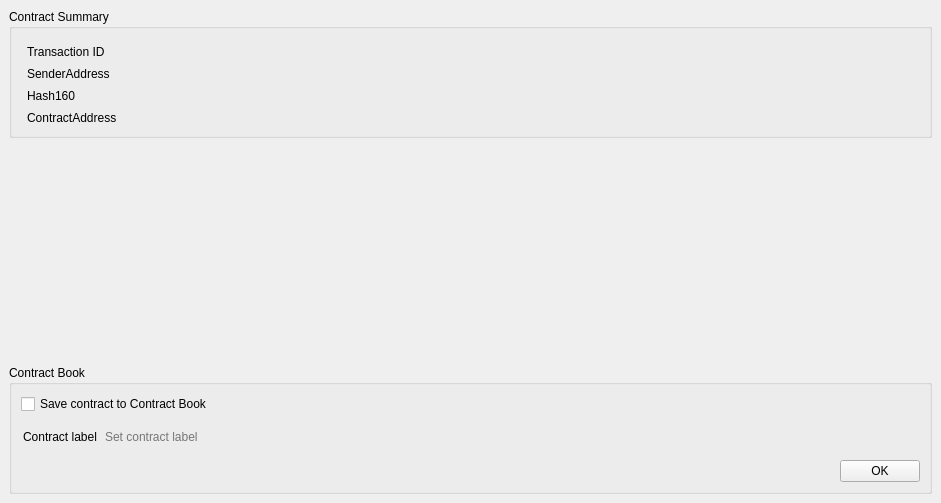
<?xml version="1.0" encoding="UTF-8"?>
<ui version="4.0">
 <class>ContractResult</class>
 <widget class="QStackedWidget" name="ContractResult">
  <property name="geometry">
   <rect>
    <x>0</x>
    <y>0</y>
    <width>941</width>
    <height>503</height>
   </rect>
  </property>
  <property name="windowTitle">
   <string>StackedWidget</string>
  </property>
  <property name="styleSheet">
   <string notr="true">QLineEdit{
 border: 0px;
background: transparent;
}</string>
  </property>
  <property name="currentIndex">
   <number>0</number>
  </property>
  <widget class="QWidget" name="pageCreateOrSendToResult">
   <layout class="QVBoxLayout" name="verticalLayout_3">
    <item>
     <widget class="QGroupBox" name="groupBoxCreateOrSendTo">
      <property name="title">
       <string>Contract Summary</string>
      </property>
      <layout class="QGridLayout" name="gridLayout_2">
       <property name="leftMargin">
        <number>15</number>
       </property>
       <property name="topMargin">
        <number>15</number>
       </property>
       <property name="horizontalSpacing">
        <number>10</number>
       </property>
       <property name="verticalSpacing">
        <number>6</number>
       </property>
       <item row="0" column="1">
        <widget class="QLineEdit" name="lineEditTxID">
         <property name="minimumSize">
          <size>
           <width>370</width>
           <height>0</height>
          </size>
         </property>
         <property name="readOnly">
          <bool>true</bool>
         </property>
        </widget>
       </item>
       <item row="3" column="0">
        <widget class="QLabel" name="labelContractAddress">
         <property name="sizePolicy">
          <sizepolicy hsizetype="Fixed" vsizetype="Preferred">
           <horstretch>0</horstretch>
           <verstretch>0</verstretch>
          </sizepolicy>
         </property>
         <property name="minimumSize">
          <size>
           <width>160</width>
           <height>0</height>
          </size>
         </property>
         <property name="text">
          <string>ContractAddress</string>
         </property>
        </widget>
       </item>
       <item row="2" column="0">
        <widget class="QLabel" name="labelHash160">
         <property name="sizePolicy">
          <sizepolicy hsizetype="Fixed" vsizetype="Preferred">
           <horstretch>0</horstretch>
           <verstretch>0</verstretch>
          </sizepolicy>
         </property>
         <property name="minimumSize">
          <size>
           <width>160</width>
           <height>0</height>
          </size>
         </property>
         <property name="text">
          <string>Hash160</string>
         </property>
        </widget>
       </item>
       <item row="3" column="1">
        <widget class="QLineEdit" name="lineEditContractAddress">
         <property name="enabled">
          <bool>true</bool>
         </property>
         <property name="minimumSize">
          <size>
           <width>370</width>
           <height>0</height>
          </size>
         </property>
         <property name="readOnly">
          <bool>true</bool>
         </property>
        </widget>
       </item>
       <item row="1" column="0">
        <widget class="QLabel" name="labelSenderAddress">
         <property name="sizePolicy">
          <sizepolicy hsizetype="Fixed" vsizetype="Preferred">
           <horstretch>0</horstretch>
           <verstretch>0</verstretch>
          </sizepolicy>
         </property>
         <property name="minimumSize">
          <size>
           <width>160</width>
           <height>0</height>
          </size>
         </property>
         <property name="text">
          <string>SenderAddress</string>
         </property>
        </widget>
       </item>
       <item row="2" column="1">
        <widget class="QLineEdit" name="lineEditHash160">
         <property name="minimumSize">
          <size>
           <width>370</width>
           <height>0</height>
          </size>
         </property>
         <property name="readOnly">
          <bool>true</bool>
         </property>
        </widget>
       </item>
       <item row="1" column="1">
        <widget class="QLineEdit" name="lineEditSenderAddress">
         <property name="enabled">
          <bool>true</bool>
         </property>
         <property name="minimumSize">
          <size>
           <width>370</width>
           <height>0</height>
          </size>
         </property>
         <property name="readOnly">
          <bool>true</bool>
         </property>
        </widget>
       </item>
       <item row="0" column="0">
        <widget class="QLabel" name="labelTxID">
         <property name="sizePolicy">
          <sizepolicy hsizetype="Fixed" vsizetype="Preferred">
           <horstretch>0</horstretch>
           <verstretch>0</verstretch>
          </sizepolicy>
         </property>
         <property name="minimumSize">
          <size>
           <width>160</width>
           <height>0</height>
          </size>
         </property>
         <property name="text">
          <string>Transaction ID</string>
         </property>
        </widget>
       </item>
      </layout>
     </widget>
    </item>
    <item>
     <spacer name="verticalSpacer">
      <property name="orientation">
       <enum>Qt::Vertical</enum>
      </property>
      <property name="sizeHint" stdset="0">
       <size>
        <width>20</width>
        <height>40</height>
       </size>
      </property>
     </spacer>
    </item>
    <item>
     <widget class="QGroupBox" name="groupContractBookOptional">
      <property name="enabled">
       <bool>true</bool>
      </property>
      <property name="title">
       <string>Contract Book</string>
      </property>
      <layout class="QVBoxLayout" name="verticalLayout_6">
       <item>
        <widget class="QCheckBox" name="toContractBook">
         <property name="text">
          <string>Save contract to Contract Book</string>
         </property>
        </widget>
       </item>
       <item>
        <widget class="QWidget" name="widgetOptionalLabel" native="true">
         <layout class="QHBoxLayout" name="horizontalLayout_2">
          <property name="leftMargin">
           <number>2</number>
          </property>
          <item>
           <widget class="QLabel" name="label">
            <property name="text">
             <string>Contract label</string>
            </property>
            <property name="margin">
             <number>-1</number>
            </property>
            <property name="indent">
             <number>0</number>
            </property>
           </widget>
          </item>
          <item>
           <widget class="QLineEdit" name="contractLabel">
            <property name="enabled">
             <bool>false</bool>
            </property>
            <property name="autoFillBackground">
             <bool>true</bool>
            </property>
            <property name="maxLength">
             <number>150</number>
            </property>
            <property name="placeholderText">
             <string>Set contract label</string>
            </property>
           </widget>
          </item>
         </layout>
        </widget>
       </item>
       <item alignment="Qt::AlignRight">
        <widget class="QPushButton" name="okButton">
         <property name="maximumSize">
          <size>
           <width>80</width>
           <height>30</height>
          </size>
         </property>
         <property name="layoutDirection">
          <enum>Qt::LeftToRight</enum>
         </property>
         <property name="text">
          <string>OK</string>
         </property>
        </widget>
       </item>
      </layout>
     </widget>
    </item>
   </layout>
  </widget>
  <widget class="QWidget" name="pageCallResult">
   <layout class="QVBoxLayout" name="verticalLayout">
    <item>
     <widget class="QGroupBox" name="groupBoxCallContract">
      <property name="styleSheet">
       <string notr="true"/>
      </property>
      <property name="title">
       <string>Contract Summary</string>
      </property>
      <layout class="QGridLayout" name="gridLayout">
       <property name="leftMargin">
        <number>15</number>
       </property>
       <property name="topMargin">
        <number>15</number>
       </property>
       <property name="horizontalSpacing">
        <number>10</number>
       </property>
       <property name="verticalSpacing">
        <number>6</number>
       </property>
       <item row="0" column="0">
        <widget class="QLabel" name="labelCallContractAddress">
         <property name="sizePolicy">
          <sizepolicy hsizetype="Fixed" vsizetype="Preferred">
           <horstretch>0</horstretch>
           <verstretch>0</verstretch>
          </sizepolicy>
         </property>
         <property name="minimumSize">
          <size>
           <width>160</width>
           <height>0</height>
          </size>
         </property>
         <property name="text">
          <string>Contract Address</string>
         </property>
        </widget>
       </item>
       <item row="0" column="1">
        <widget class="QLineEdit" name="lineEditCallContractAddress">
         <property name="enabled">
          <bool>true</bool>
         </property>
         <property name="minimumSize">
          <size>
           <width>370</width>
           <height>0</height>
          </size>
         </property>
         <property name="readOnly">
          <bool>true</bool>
         </property>
        </widget>
       </item>
       <item row="2" column="0" colspan="2">
        <widget class="QScrollArea" name="scrollAreaParams">
         <property name="sizePolicy">
          <sizepolicy hsizetype="Expanding" vsizetype="Minimum">
           <horstretch>0</horstretch>
           <verstretch>0</verstretch>
          </sizepolicy>
         </property>
         <property name="styleSheet">
          <string notr="true"/>
         </property>
         <property name="horizontalScrollBarPolicy">
          <enum>Qt::ScrollBarAlwaysOff</enum>
         </property>
         <property name="widgetResizable">
          <bool>true</bool>
         </property>
         <widget class="QWidget" name="scrollAreaWidgetContents">
          <property name="geometry">
           <rect>
            <x>0</x>
            <y>0</y>
            <width>889</width>
            <height>76</height>
           </rect>
          </property>
          <layout class="QVBoxLayout" name="verticalLayout_4"/>
         </widget>
        </widget>
       </item>
       <item row="1" column="0">
        <widget class="QLabel" name="labelFunction">
         <property name="sizePolicy">
          <sizepolicy hsizetype="Fixed" vsizetype="Preferred">
           <horstretch>0</horstretch>
           <verstretch>0</verstretch>
          </sizepolicy>
         </property>
         <property name="minimumSize">
          <size>
           <width>160</width>
           <height>0</height>
          </size>
         </property>
         <property name="text">
          <string>Function</string>
         </property>
        </widget>
       </item>
       <item row="1" column="1">
        <widget class="QLineEdit" name="lineEditFunction">
         <property name="enabled">
          <bool>true</bool>
         </property>
         <property name="minimumSize">
          <size>
           <width>370</width>
           <height>0</height>
          </size>
         </property>
         <property name="readOnly">
          <bool>true</bool>
         </property>
        </widget>
       </item>
       <item row="3" column="1">
        <widget class="QLineEdit" name="lineEditCallSenderAddress">
         <property name="enabled">
          <bool>true</bool>
         </property>
         <property name="minimumSize">
          <size>
           <width>370</width>
           <height>0</height>
          </size>
         </property>
         <property name="readOnly">
          <bool>true</bool>
         </property>
        </widget>
       </item>
       <item row="3" column="0">
        <widget class="QLabel" name="labelCallSenderAddress">
         <property name="sizePolicy">
          <sizepolicy hsizetype="Fixed" vsizetype="Preferred">
           <horstretch>0</horstretch>
           <verstretch>0</verstretch>
          </sizepolicy>
         </property>
         <property name="minimumSize">
          <size>
           <width>160</width>
           <height>0</height>
          </size>
         </property>
         <property name="text">
          <string>Sender Address</string>
         </property>
        </widget>
       </item>
      </layout>
     </widget>
    </item>
    <item>
     <widget class="QGroupBox" name="groupBoxResult">
      <property name="title">
       <string>Result</string>
      </property>
      <layout class="QVBoxLayout" name="verticalLayout_2">
       <property name="leftMargin">
        <number>15</number>
       </property>
       <property name="topMargin">
        <number>15</number>
       </property>
       <property name="rightMargin">
        <number>9</number>
       </property>
       <item>
        <widget class="QScrollArea" name="scrollAreaResult">
         <property name="sizePolicy">
          <sizepolicy hsizetype="Expanding" vsizetype="Minimum">
           <horstretch>0</horstretch>
           <verstretch>0</verstretch>
          </sizepolicy>
         </property>
         <property name="horizontalScrollBarPolicy">
          <enum>Qt::ScrollBarAlwaysOff</enum>
         </property>
         <property name="widgetResizable">
          <bool>true</bool>
         </property>
         <widget class="QWidget" name="scrollAreaWidgetContents_2">
          <property name="geometry">
           <rect>
            <x>0</x>
            <y>0</y>
            <width>889</width>
            <height>76</height>
           </rect>
          </property>
         </widget>
        </widget>
       </item>
      </layout>
     </widget>
    </item>
    <item>
     <spacer name="verticalSpacer_4">
      <property name="orientation">
       <enum>Qt::Vertical</enum>
      </property>
      <property name="sizeType">
       <enum>QSizePolicy::Expanding</enum>
      </property>
      <property name="sizeHint" stdset="0">
       <size>
        <width>20</width>
        <height>60</height>
       </size>
      </property>
     </spacer>
    </item>
   </layout>
  </widget>
 </widget>
 <resources/>
 <connections/>
</ui>
